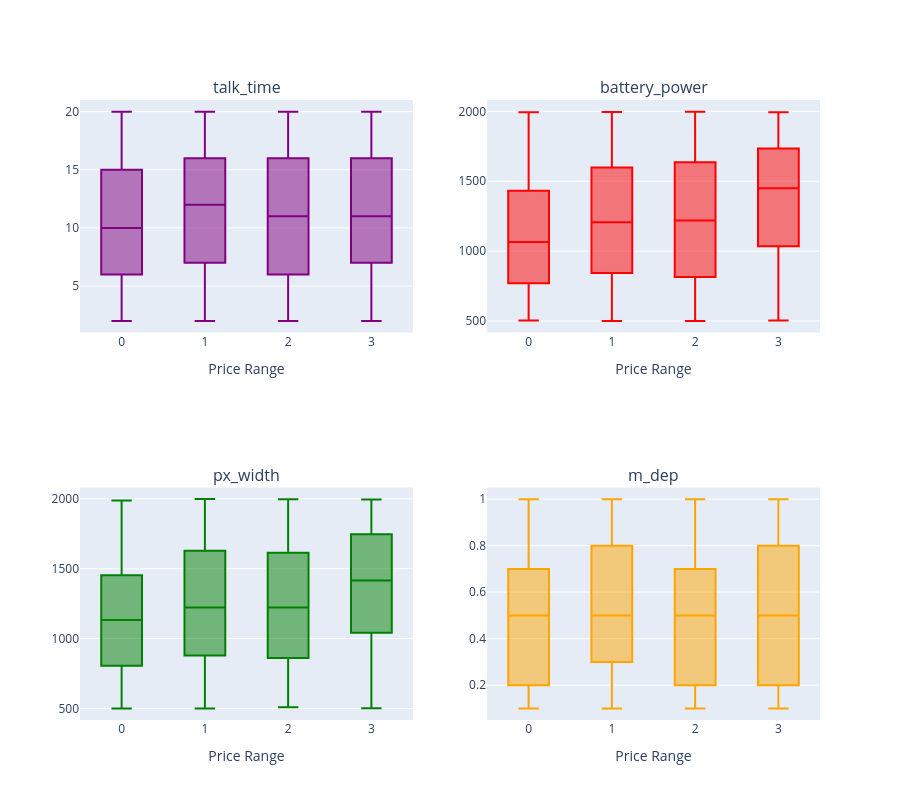

The notebook cell this image was saved under:
### Code cell
fig = make_subplots(rows=2, cols=2, subplot_titles=('talk_time', 'battery_power', 'px_width', 'm_dep'))

for i in range(4):
    fig.add_trace(go.Box(y=df[df['price_range'] == i]['talk_time'], name=f'{i}', marker_color='purple'), row=1, col=1)
    fig.add_trace(go.Box(y=df[df['price_range'] == i]['battery_power'], name=f'{i}', marker_color='red'), row=1, col=2)
    fig.add_trace(go.Box(y=df[df['price_range'] == i]['px_width'], name=f'{i}', marker_color='green'), row=2, col=1)
    fig.add_trace(go.Box(y=df[df['price_range'] == i]['m_dep'], name=f'{i}', marker_color='orange'), row=2, col=2)

fig.update_layout(height=800, width=900)
fig.update_traces(showlegend=False)
fig.update_xaxes(title_text="Price Range", row=1, col=1)
fig.update_xaxes(title_text="Price Range", row=1, col=2)
fig.update_xaxes(title_text="Price Range", row=2, col=1)
fig.update_xaxes(title_text="Price Range", row=2, col=2)
fig.show()

### Figure 1 — Plotly figure (JSON) as saved in the notebook; plotly's stock layout.template omitted (floating-point values rounded to 4 significant figures; data arrays with more than 128 entries replaced by an {"elided": "..."} marker saying what was removed)
{"data": [{"marker": {"color": "purple"}, "name": "0", "showlegend": false, "type": "box", "xaxis": "x", "y": {"elided": "500 int values"}, "yaxis": "y"}, {"marker": {"color": "red"}, "name": "0", "showlegend": false, "type": "box", "xaxis": "x2", "y": {"elided": "500 int values"}, "yaxis": "y2"}, {"marker": {"color": "green"}, "name": "0", "showlegend": false, "type": "box", "xaxis": "x3", "y": {"elided": "500 int values"}, "yaxis": "y3"}, {"marker": {"color": "orange"}, "name": "0", "showlegend": false, "type": "box", "xaxis": "x4", "y": {"elided": "500 float values"}, "yaxis": "y4"}, {"marker": {"color": "purple"}, "name": "1", "showlegend": false, "type": "box", "xaxis": "x", "y": {"elided": "500 int values"}, "yaxis": "y"}, {"marker": {"color": "red"}, "name": "1", "showlegend": false, "type": "box", "xaxis": "x2", "y": {"elided": "500 int values"}, "yaxis": "y2"}, {"marker": {"color": "green"}, "name": "1", "showlegend": false, "type": "box", "xaxis": "x3", "y": {"elided": "500 int values"}, "yaxis": "y3"}, {"marker": {"color": "orange"}, "name": "1", "showlegend": false, "type": "box", "xaxis": "x4", "y": {"elided": "500 float values"}, "yaxis": "y4"}, {"marker": {"color": "purple"}, "name": "2", "showlegend": false, "type": "box", "xaxis": "x", "y": {"elided": "500 int values"}, "yaxis": "y"}, {"marker": {"color": "red"}, "name": "2", "showlegend": false, "type": "box", "xaxis": "x2", "y": {"elided": "500 int values"}, "yaxis": "y2"}, {"marker": {"color": "green"}, "name": "2", "showlegend": false, "type": "box", "xaxis": "x3", "y": {"elided": "500 int values"}, "yaxis": "y3"}, {"marker": {"color": "orange"}, "name": "2", "showlegend": false, "type": "box", "xaxis": "x4", "y": {"elided": "500 float values"}, "yaxis": "y4"}, {"marker": {"color": "purple"}, "name": "3", "showlegend": false, "type": "box", "xaxis": "x", "y": {"elided": "500 int values"}, "yaxis": "y"}, {"marker": {"color": "red"}, "name": "3", "showlegend": false, "type": "box", "xaxis": "x2", "y": {"elided": "500 int values"}, "yaxis": "y2"}, {"marker": {"color": "green"}, "name": "3", "showlegend": false, "type": "box", "xaxis": "x3", "y": {"elided": "500 int values"}, "yaxis": "y3"}, {"marker": {"color": "orange"}, "name": "3", "showlegend": false, "type": "box", "xaxis": "x4", "y": {"elided": "500 float values"}, "yaxis": "y4"}], "layout": {"annotations": [{"font": {"size": 16}, "showarrow": false, "text": "talk_time", "x": 0.225, "xanchor": "center", "xref": "paper", "y": 1, "yanchor": "bottom", "yref": "paper"}, {"font": {"size": 16}, "showarrow": false, "text": "battery_power", "x": 0.775, "xanchor": "center", "xref": "paper", "y": 1, "yanchor": "bottom", "yref": "paper"}, {"font": {"size": 16}, "showarrow": false, "text": "px_width", "x": 0.225, "xanchor": "center", "xref": "paper", "y": 0.375, "yanchor": "bottom", "yref": "paper"}, {"font": {"size": 16}, "showarrow": false, "text": "m_dep", "x": 0.775, "xanchor": "center", "xref": "paper", "y": 0.375, "yanchor": "bottom", "yref": "paper"}], "height": 800, "width": 900, "xaxis": {"anchor": "y", "autorange": true, "domain": [0, 0.45], "range": [-0.5, 3.5], "title": {"text": "Price Range"}, "type": "category"}, "xaxis2": {"anchor": "y2", "autorange": true, "domain": [0.55, 1], "range": [-0.5, 3.5], "title": {"text": "Price Range"}, "type": "category"}, "xaxis3": {"anchor": "y3", "autorange": true, "domain": [0, 0.45], "range": [-0.5, 3.5], "title": {"text": "Price Range"}, "type": "category"}, "xaxis4": {"anchor": "y4", "autorange": true, "domain": [0.55, 1], "range": [-0.5, 3.5], "title": {"text": "Price Range"}, "type": "category"}, "yaxis": {"anchor": "x", "autorange": true, "domain": [0.625, 1], "range": [1, 21], "type": "linear"}, "yaxis2": {"anchor": "x2", "autorange": true, "domain": [0.625, 1], "range": [417.8, 2081.0], "type": "linear"}, "yaxis3": {"anchor": "x3", "autorange": true, "domain": [0, 0.375], "range": [416.8, 2081.0], "type": "linear"}, "yaxis4": {"anchor": "x4", "autorange": true, "domain": [0, 0.375], "range": [0.05, 1.05], "type": "linear"}}}
